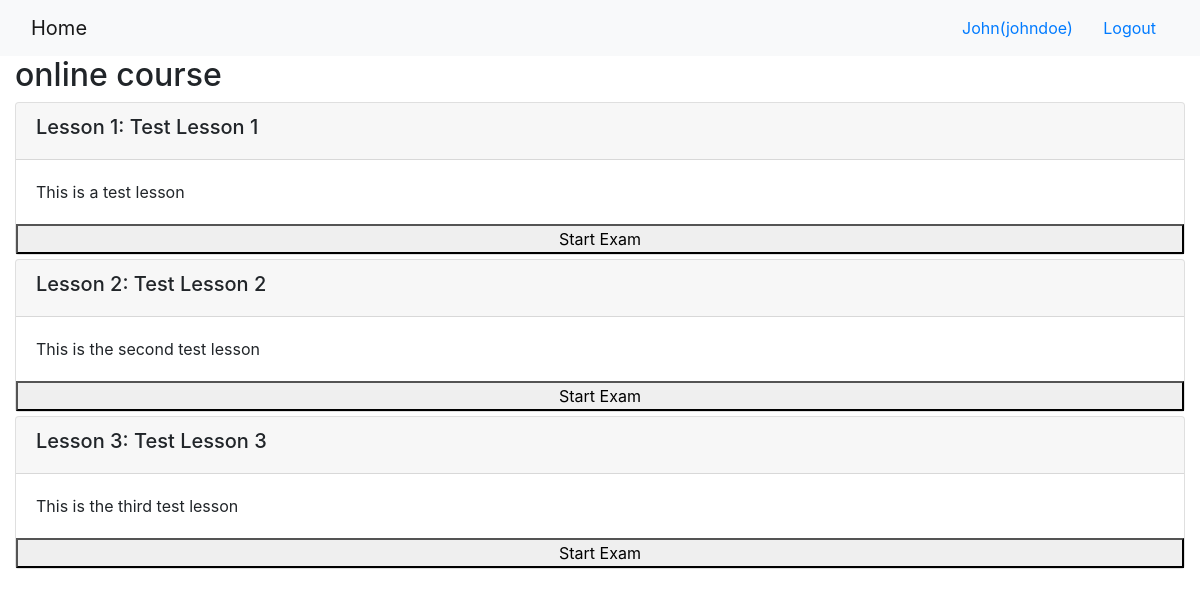
Screenshot of /onlinecourse/1/ (signed in) with the database file from the repository.
### onlinecourse/models.py (models this page shows, shortened)
class Course(models.Model):
    name = models.CharField(null=False, max_length=30, default='online course')
    image = models.ImageField(upload_to='course_images/')
    description = models.CharField(max_length=1000)
    pub_date = models.DateField(null=True)
    instructors = models.ManyToManyField(Instructor)
    users = models.ManyToManyField(settings.AUTH_USER_MODEL, through='Enrollment')
    total_enrollment = models.IntegerField(default=0)
    is_enrolled = False

class Lesson(models.Model):
    title = models.CharField(max_length=200, default="title")
    order = models.IntegerField(default=0)
    course = models.ForeignKey(Course, on_delete=models.CASCADE)
    content = models.TextField()

### onlinecourse/views.py (the view)
# urls.py: path('<int:pk>/', views.CourseDetailView.as_view(), name='course_details'),
class CourseDetailView(generic.DetailView):
    model = Course
    template_name = 'onlinecourse/course_detail_bootstrap.html'

### onlinecourse/templates/onlinecourse/course_detail_bootstrap.html (shortened to what this page needs)
<!DOCTYPE html>
<html lang="en">
<head>
     {% load static %}
    <link rel="stylesheet" href="https://maxcdn.bootstrapcdn.com/bootstrap/4.5.2/css/bootstrap.min.css">
</head>
<body>
    <nav class="navbar navbar-light bg-light">
        <div class="container-fluid">
            <div class="navbar-header">
                  <a class="navbar-brand" href="{% url 'onlinecourse:index' %}">Home</a>
            </div>
            <ul class="nav navbar-nav navbar-right">
                {% if user.is_authenticated %}
                <li>
                    <a class="btn btn-link" href="#">{{ user.first_name }}({{ user.username }})</a>
                    <a class="btn btn-link" href="{% url 'onlinecourse:logout' %}">Logout</a>
                </li>
                {% endif %}
            </ul>
        </div>
    </nav>
    <div class="container-fluid">
            <h2>{{ course.name }}</h2>
            <div class="card-columns-vertical">
                {% for lesson in course.lesson_set.all %}
                    <div class="card mt-1">
                        <div class="card-header"><h5>Lesson {{lesson.order|add:1}}: {{lesson.title}}</h5></div>
                        <div class="card-body">{{lesson.content}}</div>
                        <button data-toggle="collapse" data-target="#exam{{lesson.order}}" class = "collapsed" aria-expanded = "false">Start Exam</button>
                    </div>
                {% endfor %}
            </div>
    </div>
</body>
</html>

### rows the page displays
Course: name "online course"
Lesson: order|add "1", title "Test Lesson 1", content "This is a test lesson"
Lesson: order|add "2", title "Test Lesson 2", content "This is the second test lesson"
Lesson: order|add "3", title "Test Lesson 3", content "This is the third test lesson"

### other values shown
{{ user.first_name }} "John"
{{ user.username }} "johndoe"
